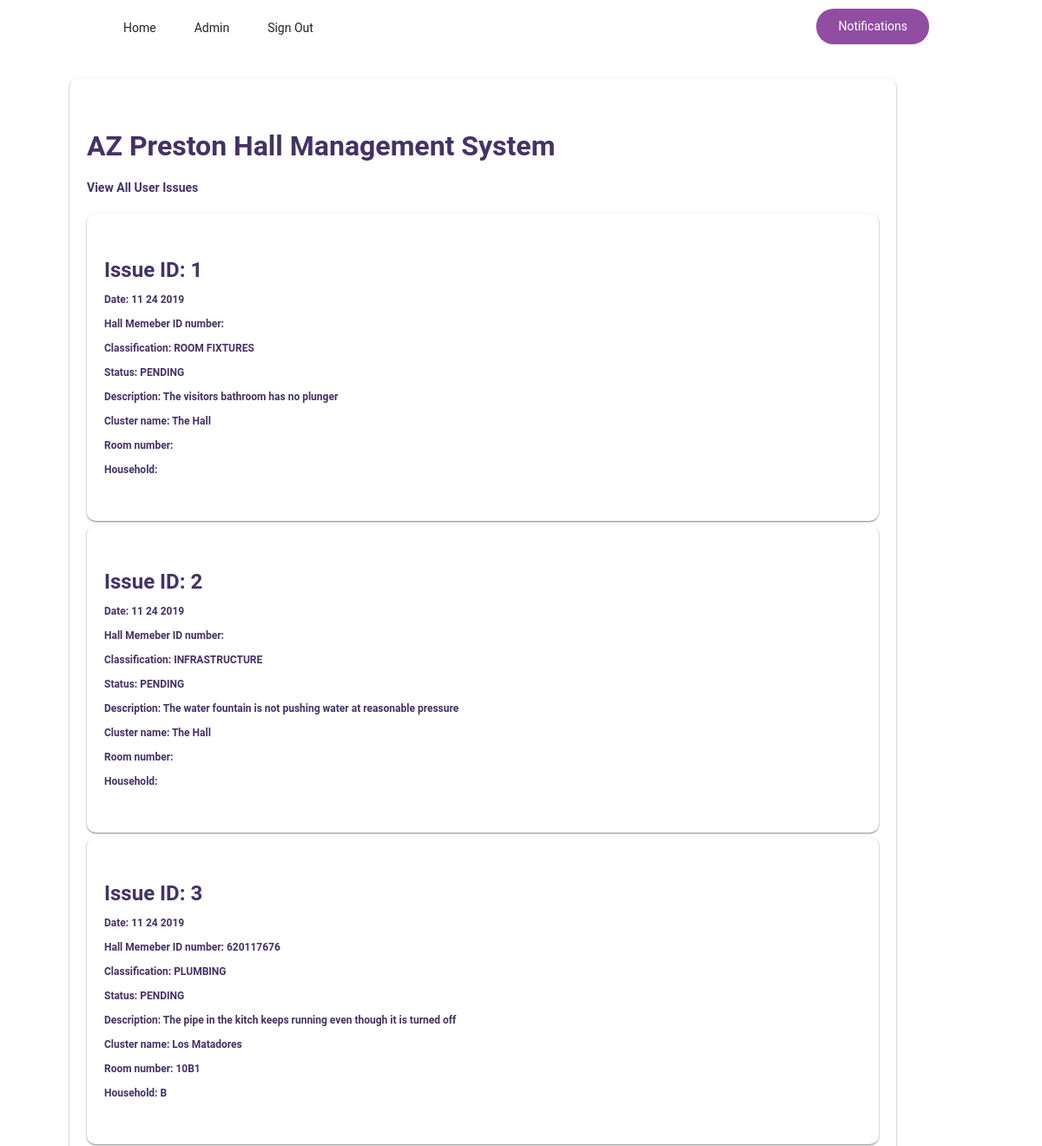
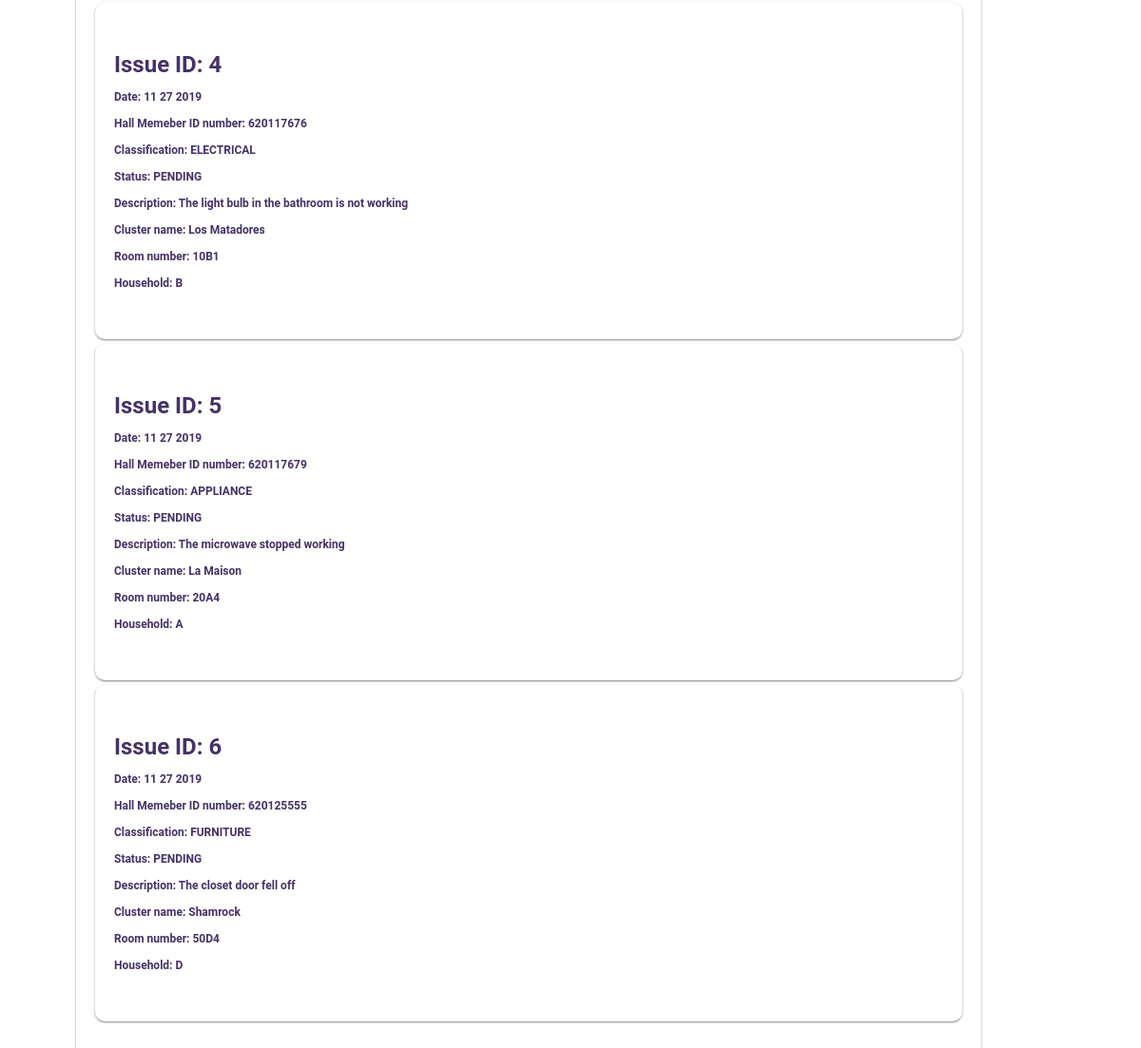
The page /view-all-issues.php on the database as committed earlier (2 pictures, top to bottom).
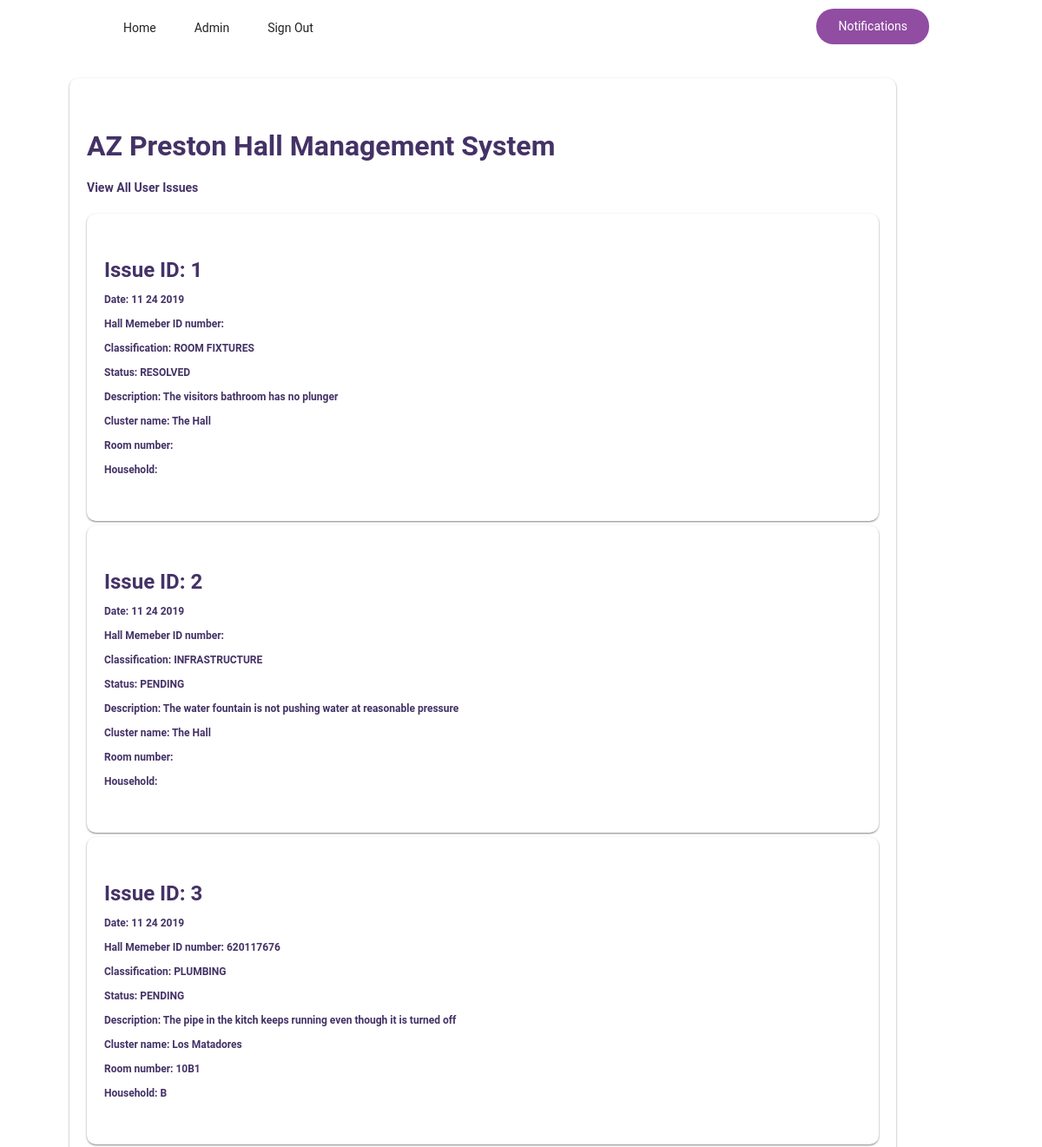
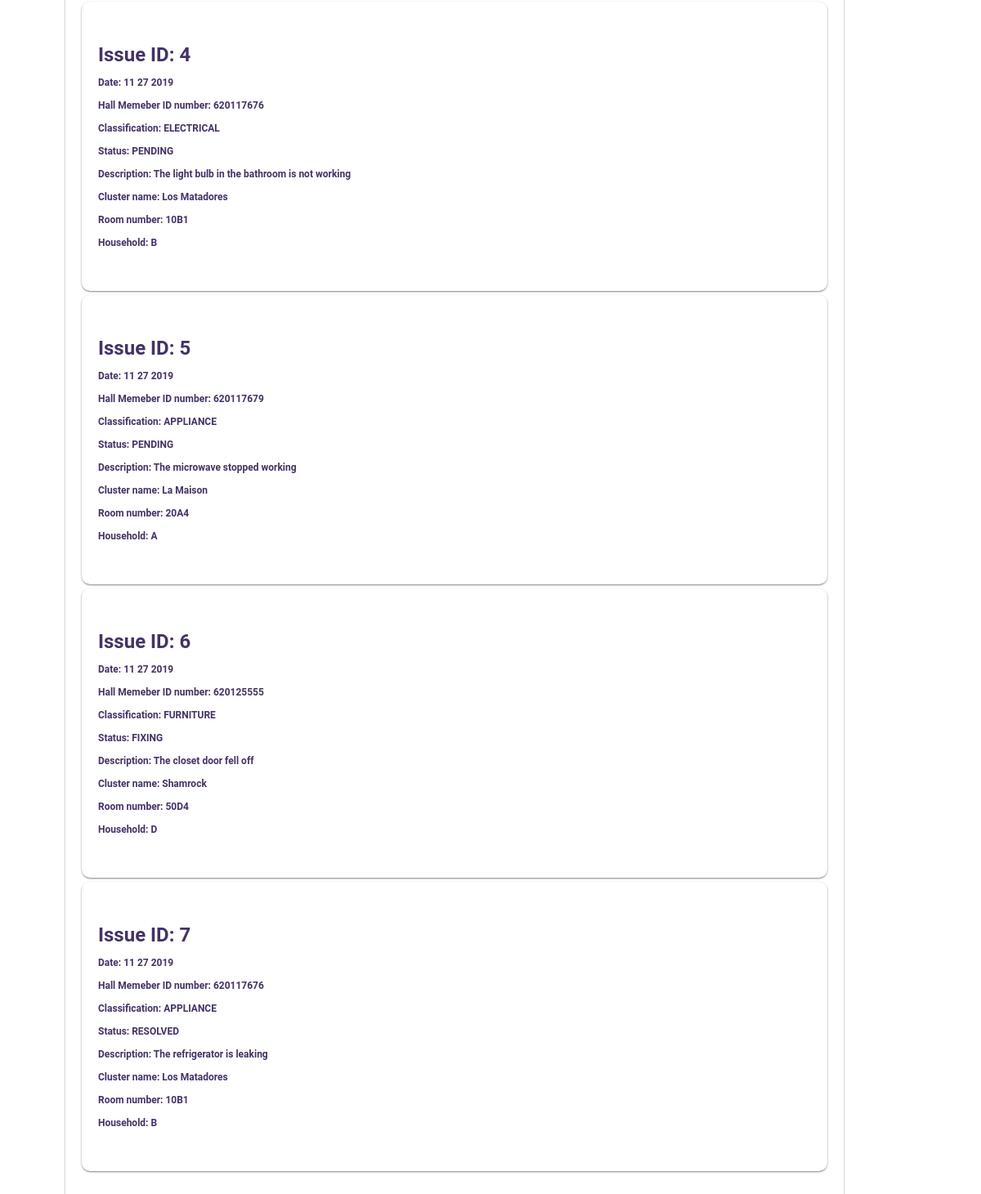
The same page on the database as committed later (2 pictures, top to bottom).
### tables this page shows
CREATE TABLE `issues` (
  `issueID` int(11) NOT NULL AUTO_INCREMENT,
  `date` varchar(10) NOT NULL,
  `HMemberIDnum` varchar(10) DEFAULT NULL,
  `classification` enum('PLUMBING','ELECTRICAL','ROOM FIXTURES','FURNITURE','ADMINISTRATIVE','APPLIANCE','INFRASTRUCTURE') NOT NULL,
  `status` enum('PENDING','FIXING','FOLLOW UP','RESOLVED') NOT NULL DEFAULT 'PENDING',
  `description` varchar(250) NOT NULL,
  `cluster_name` varchar(20) NOT NULL DEFAULT 'The Hall',
  `room_num` varchar(4) DEFAULT NULL,
  `household` varchar(1) DEFAULT NULL,
  PRIMARY KEY (`issueID`)
);

### backend/classes.php (the view, shortened to what this page needs)
<?php
class DataManager {
    private $conn;
    public function __construct($host, $username, $password, $db_name){
        $this->conn = new PDO("mysql:host=$host;dbname=$db_name;charset=utf8mb4", $username, $password);
    }
    public function dataBank(){
        return $this->conn;
    }
}
class IssueController {
    private $database;
    public function __construct($database){
        $this->database = $database->dataBank();
    }
    public function viewAllIssues(){
        $statement = $this->database->query('SELECT * FROM issues;');
        $issues = $statement->fetchAll(PDO::FETCH_ASSOC);
        foreach($issues as $issue){
            echo "<div class=\"hero-card\">";
            echo "<h3>Issue ID: ". $issue['issueID'] ."</h3>";
            echo "<h6>Date: ". $issue['date'] ."</h6>";
            echo "<h6>Hall Memeber ID number: ". $issue['HMemberIDnum'] ."</h6>";
            echo "<h6>Classification: ". $issue['classification'] ."</h6>";
            echo "<h6>Status: ". $issue['status'] ."</h6>";
            echo "<h6>Description: ". $issue['description'] ."</h6>";
            echo "<h6>Cluster name: ". $issue['cluster_name'] ."</h6>";
            echo "<h6>Room number: ". $issue['room_num'] ."</h6>";
            echo "<h6>Household: ". $issue['household'] ."</h6>";
            echo "</div>";
        }
    }
}

### view-all-issues.php (shortened to what this page needs)
<?php
require 'backend/classes.php';
?>
<!DOCTYPE html>
<html data-wf-page="5ddea24d63de4e1abb6724b4" data-wf-site="5dd89354578babc32818ce3f">
<head>
  <link href="css/normalize.css" rel="stylesheet" type="text/css">
  <link href="css/webflow.css" rel="stylesheet" type="text/css">
  <link href="css/az-preston-hall-management-system.webflow.css" rel="stylesheet" type="text/css">
</head>
<body>
  <div data-collapse="medium" data-animation="default" data-duration="400" class="navbar w-nav">
    <div class="w-container">
      <nav role="navigation" class="w-nav-menu"><a href="#" class="navbtn w-button">Notifications</a></nav><a href="index.html" class="nav-link w-nav-link">Home</a><a href="admin.html" class="nav-link w-nav-link">Admin</a><a href="index.php" class="nav-link w-nav-link">Sign Out</a>
    </div>
  </div>
  <div class="hero-section">
    <div class="column w-row">
      <div class="w-col w-col-11">
        <div class="hero-card">
          <h2>AZ Preston Hall Management System</h2>
          <h5>View All User Issues</h5>
            <?php
              $view_all = new IssueController($data_store);
              $view_all->viewAllIssues();
            ?>
        </div>
      </div>
      <div class="w-col w-col-1"></div>
    </div>
  </div>
</body>
</html>

### css/webflow.css (style rules this page uses)
* { -webkit-box-sizing: border-box; -moz-box-sizing: border-box; box-sizing: border-box; }
html { height: 100%; }
body { margin: 0; min-height: 100%; background-color: #fff; font-family: Arial, sans-serif; font-size: 14px; line-height: 20px; color: #333; }
.w-button { display: inline-block; padding: 9px 15px; background-color: #3898EC; color: white; border: 0; line-height: inherit; text-decoration: none; cursor: pointer; border-radius: 0; }
h1, h2, h3, h4, h5, h6 { font-weight: bold; margin-bottom: 10px; }
h2 { font-size: 32px; line-height: 36px; margin-top: 20px; }
h3 { font-size: 24px; line-height: 30px; margin-top: 20px; }
h5 { font-size: 14px; line-height: 20px; margin-top: 10px; }
h6 { font-size: 12px; line-height: 18px; margin-top: 10px; }
.w-container { margin-left: auto; margin-right: auto; max-width: 940px; }
.w-container:before, .w-container:after { content: " "; display: table; grid-column-start: 1; grid-row-start: 1; grid-column-end: 2; grid-row-end: 2; }
.w-container:after { clear: both; }
.w-row:before, .w-row:after { content: " "; display: table; grid-column-start: 1; grid-row-start: 1; grid-column-end: 2; grid-row-end: 2; }
.w-row:after { clear: both; }
.w-col { position: relative; float: left; width: 100%; min-height: 1px; padding-left: 10px; padding-right: 10px; }
.w-col-1 { width: 8.33333333%; }
.w-col-11 { width: 91.66666667%; }
.w-nav { position: relative; background: #dddddd; z-index: 1000; }
.w-nav:before, .w-nav:after { content: " "; display: table; grid-column-start: 1; grid-row-start: 1; grid-column-end: 2; grid-row-end: 2; }
.w-nav:after { clear: both; }
.w-nav-link { position: relative; display: inline-block; vertical-align: top; text-decoration: none; color: #222222; padding: 20px; text-align: left; margin-left: auto; margin-right: auto; }
.w-nav-menu { position: relative; float: right; }

### css/az-preston-hall-management-system.webflow.css (style rules this page uses)
body { font-family: Roboto, sans-serif; color: #443266; font-size: 14px; line-height: 1.5em; }
h2 { margin-top: 20px; margin-bottom: 10px; font-size: 32px; line-height: 36px; font-weight: bold; }
h3 { margin-top: 10px; margin-bottom: 10px; font-size: 24px; line-height: 30px; font-weight: 700; }
h5 { margin-top: 10px; margin-bottom: 10px; padding-top: 10px; padding-bottom: 10px; font-size: 14px; line-height: 20px; font-weight: 700; }
a { text-decoration: none; }
.navbar { background-color: transparent; }
.navbtn { margin-top: 10px; margin-bottom: 10px; margin-left: 4px; padding: 10px 25px; border-radius: 20px; background-color: #904da2; color: #fff; font-weight: 400; }
.nav-link { margin-right: 20px; margin-bottom: 10px; padding-right: 10px; padding-bottom: 10px; padding-left: 10px; border: 2px solid transparent; border-radius: 2px; }
.hero-card { margin-top: 5px; padding: 40px 20px; border-radius: 10px; background-color: #fff; box-shadow: 0 1px 3px -1px #000; }
.hero-section { margin-right: auto; margin-left: auto; padding: 20px 70px; -webkit-transition: background-color 275ms ease-in-out; transition: background-color 275ms ease-in-out; }

Rows that differ between the two databases and show on the page:
changed issues "ROOM FIXTURES": status "PENDING" → "RESOLVED"
changed issues "FURNITURE": status "PENDING" → "FIXING"
added issues: issueID "7", date "11 27 2019", HMemberIDnum "620117676", classification "APPLIANCE", status "RESOLVED", description "The refrigerator is leaking", cluster_name "Los Matadores", room_num "10B1", household "B"
